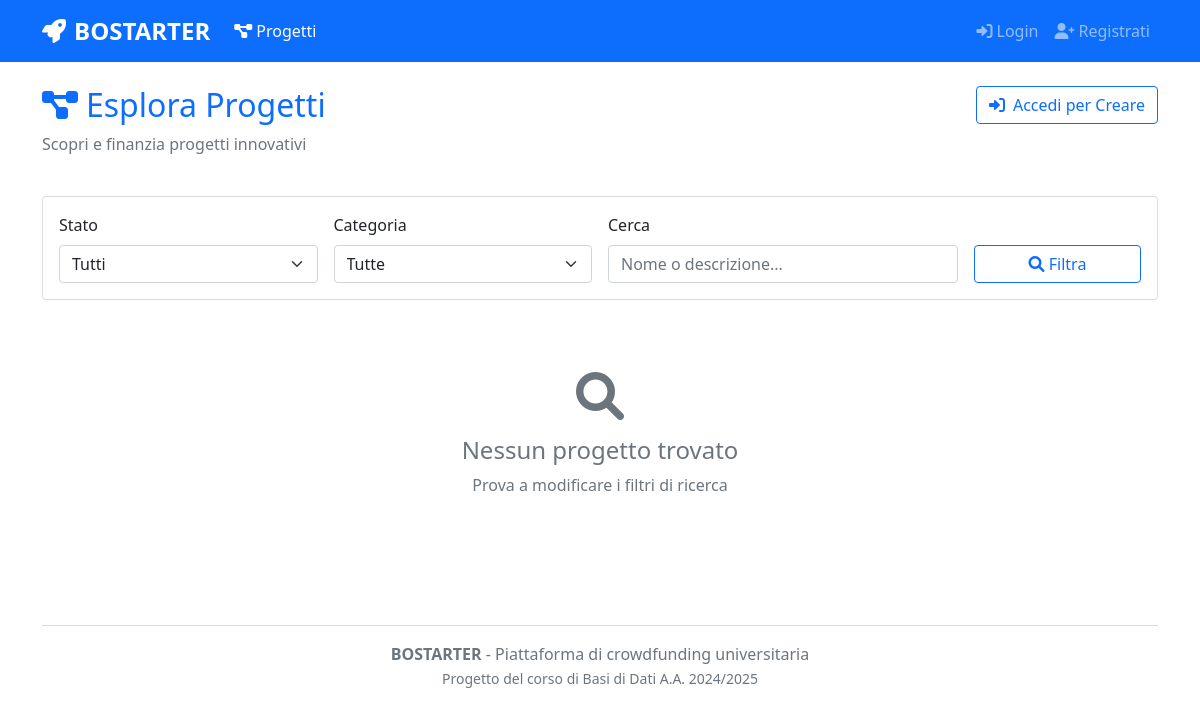
/public/projects.php?category=Software, run on an earlier commit of the app's database.
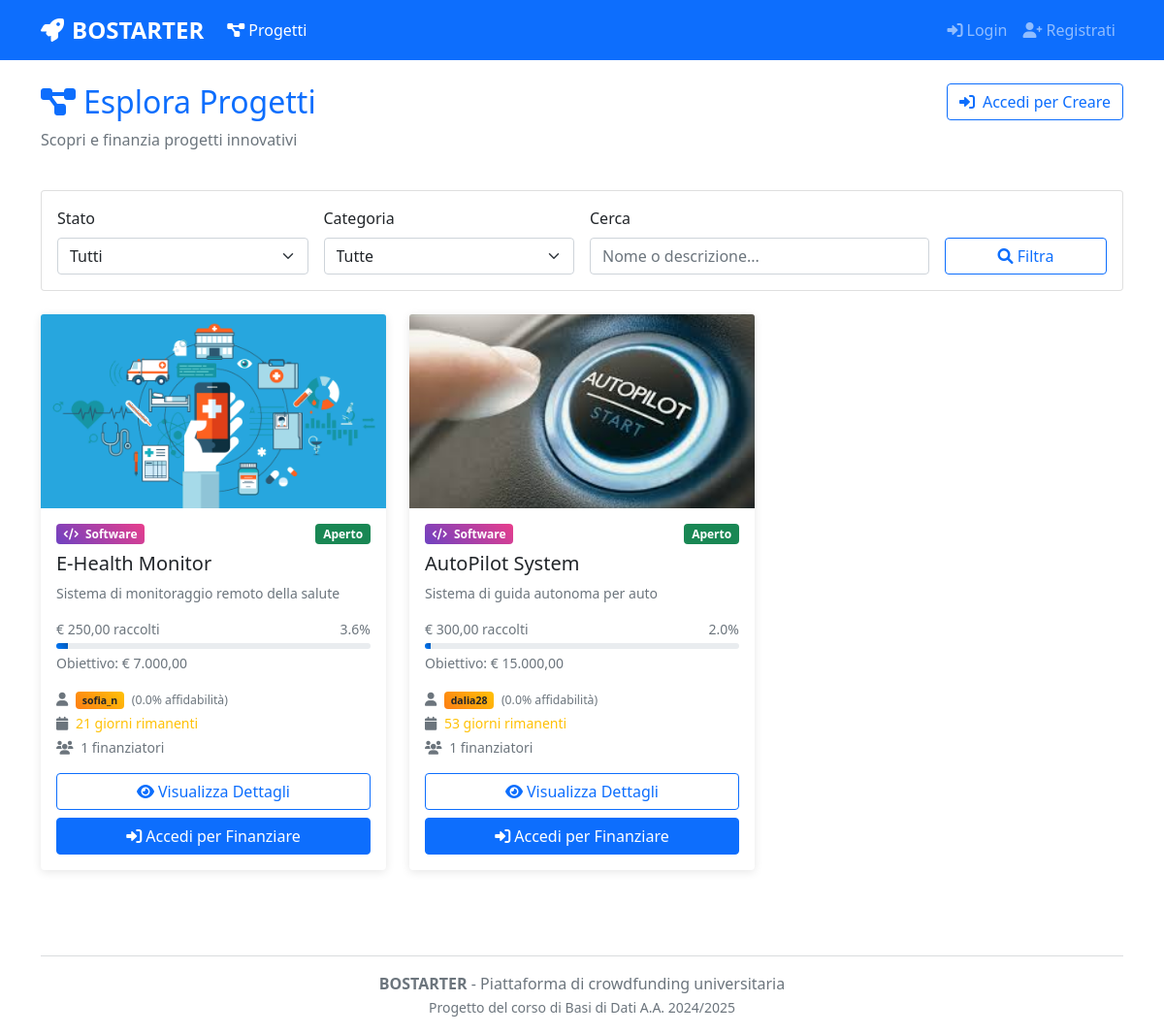
And on a later commit of the database.
### tables this page shows
CREATE TABLE PROGETTO(
    Nome                VARCHAR(100) PRIMARY KEY,
    Descrizione         TEXT NOT NULL,
    Data_Inserimento    DATE NOT NULL,
    Stato               ENUM('aperto', 'chiuso')NOT NULL DEFAULT 'aperto',
    Budget              DECIMAL(10,2) NOT NULL,
    Data_Limite         DATE NOT NULL,
    Tipo                ENUM('Hardware', 'Software') NOT NULL,
    Email_Creatore      VARCHAR(100) NOT NULL,
    FOREIGN KEY (Email_Creatore) REFERENCES CREATORE(Email) ON DELETE CASCADE
);

CREATE TABLE UTENTE(
    Email               VARCHAR(100) PRIMARY KEY,
    Nickname            VARCHAR(50) UNIQUE NOT NULL,
    Password            VARCHAR(255) NOT NULL,
    Nome                VARCHAR(50) NOT NULL,
    Cognome             VARCHAR(50) NOT NULL,
    Anno_Di_Nascita     DATE NOT NULL,
    Luogo_Di_Nascita    VARCHAR(100) NOT NULL
);

CREATE TABLE CREATORE (
    Email           VARCHAR(100) PRIMARY KEY,
    Nr_Progetti     INT DEFAULT 0,
    Affidabilita    FLOAT DEFAULT 0,
    FOREIGN KEY (Email) REFERENCES UTENTE(Email) ON DELETE CASCADE
);

### config/database.php (called while the page is built, shortened)
<?php
class Database {
    private static $instance = null;
    private $conn = null;
    public static function getInstance() {
        if (self::$instance === null) {
            self::$instance = new Database();
        }
        return self::$instance;
    }
    private function connect() {
        try {
            $dsn = "mysql:host=" . DB_HOST . ";dbname=" . DB_NAME . ";charset=" . DB_CHARSET;
            $options = [
                PDO::ATTR_ERRMODE => PDO::ERRMODE_EXCEPTION,
                PDO::ATTR_DEFAULT_FETCH_MODE => PDO::FETCH_ASSOC,
                PDO::ATTR_EMULATE_PREPARES => false,
                PDO::MYSQL_ATTR_INIT_COMMAND => "SET NAMES " . DB_CHARSET
            ];
            $this->conn = new PDO($dsn, DB_USER, DB_PASS, $options);
        } catch(PDOException $e) {
            $error = "❌ Errore connessione database: " . $e->getMessage();
            error_log($error);
            if (DEBUG_MODE) {
                die("<h3>Errore Database</h3><p>$error</p><p><strong>Verifica:</strong><br>
                    - MAMP/XAMPP avviato?<br>
                    - MySQL in running?<br>
                    - Database BOSTARTER creato?<br>
                    - Credenziali corrette in config/database.php?</p>");
            } else {
                die("Errore di sistema. Riprova più tardi.");
            }
        }
    }
    public function query($sql, $params = []) {
        try {
            $stmt = $this->conn->prepare($sql);
            $stmt->execute($params);
            return $stmt;
        } catch(PDOException $e) {
            error_log("Query error: " . $e->getMessage() . " | SQL: " . $sql);
            throw new Exception("Errore database: " . $e->getMessage());
        }
    }
    public function fetchAll($sql, $params = []) {
        return $this->query($sql, $params)->fetchAll();
    }
}
class SessionManager {
    public static function get($key, $default = null) {
        return $_SESSION[$key] ?? $default;
    }
    public static function isLoggedIn() {
        return self::get('user_email') !== null;
    }
}
class Utils {
    public static function formatCurrency($amount) {
        return '€ ' . number_format($amount, 2, ',', '.');
    }
}
?>

### public/projects.php (the view, shortened to what the rows shown need)
<?php
require_once '../config/database.php';
$searchQuery = $_GET['q'] ?? '';
$statusFilter = $_GET['status'] ?? 'all';
$categoryFilter = $_GET['category'] ?? 'all';
$whereClause = "WHERE 1=1";
$params = [];
if ($categoryFilter !== 'all') {
    $whereClause .= " AND p.Tipo = ?";
    $params[] = $categoryFilter;
}
$sql = "
    SELECT
        p.Nome,
        p.Descrizione,
        p.Data_Inserimento,
        p.Stato,
        p.Budget,
        p.Data_Limite,
        p.Tipo AS Categoria,
        u.Nickname AS Creatore,
        c.Affidabilita,
        COALESCE(SUM(f.Importo), 0) AS Totale_Finanziato,
        COUNT(DISTINCT f.ID) AS Num_Finanziatori,
        foto.percorso AS Foto,
        DATEDIFF(p.Data_Limite, CURDATE()) AS Giorni_Rimanenti
    FROM PROGETTO p
    JOIN CREATORE c ON p.Email_Creatore = c.Email
    JOIN UTENTE u ON c.Email = u.Email
    LEFT JOIN FINANZIAMENTO f ON p.Nome = f.Nome_Progetto
    LEFT JOIN FOTO foto ON p.Nome = foto.Nome_Progetto
    $whereClause
    GROUP BY p.Nome, p.Descrizione, p.Data_Inserimento, p.Stato, p.Budget, p.Data_Limite, p.Tipo, u.Nickname, c.Affidabilita, foto.percorso
    ORDER BY p.Data_Inserimento DESC
";
$db = Database::getInstance();
$progetti = $db->fetchAll($sql, $params);
$isLoggedIn = SessionManager::isLoggedIn();
$isCreator = SessionManager::isCreator();
?>
<!DOCTYPE html>
<html lang="it">
<head>
    <link href="https://cdn.jsdelivr.net/npm/bootstrap@5.1.3/dist/css/bootstrap.min.css" rel="stylesheet">
    <link href="https://cdnjs.cloudflare.com/ajax/libs/font-awesome/6.0.0/css/all.min.css" rel="stylesheet">
</head>
<body>
<div class="container mt-4">
    <div class="row mb-4">
        <div class="col-md-8">
            <h1 class="h2 text-primary">
                <i class="fas fa-project-diagram me-2"></i>Esplora Progetti
            </h1>
        </div>
    </div>
    <div class="row">
        <?php if (empty($progetti)): ?>
            <div class="col-12">
                <div class="text-center py-5">
                    <i class="fas fa-search fa-3x text-muted mb-3"></i>
                    <h4 class="text-muted">Nessun progetto trovato</h4>
                    <p class="text-muted">
                        <?php if (!empty($searchQuery) || $statusFilter !== 'all' || $categoryFilter !== 'all'): ?>
                            Prova a modificare i filtri di ricerca
                        <?php else: ?>
                            Non ci sono ancora progetti nella piattaforma
                        <?php endif; ?>
                    </p>
                    <?php if ($isLoggedIn && $isCreator): ?>
                        <a href="dashboard/creator_dashboard.php" class="btn btn-primary">
                            <i class="fas fa-plus me-2"></i>Crea il Primo Progetto
                        </a>
                    <?php endif; ?>
                </div>
            </div>
        <?php else: ?>
            <?php foreach ($progetti as $progetto): ?>
                <?php
                $percentualeCompletamento = $progetto['Budget'] > 0
                    ? min(100, ($progetto['Totale_Finanziato'] / $progetto['Budget']) * 100)
                    : 0;
                $giorniRimanenti = $progetto['Giorni_Rimanenti'];
                $statoClasse = $progetto['Stato'] === 'aperto' ? 'success' : 'secondary';
                ?>
                <div class="col-lg-4 col-md-6 mb-4">
                    <div class="card project-card h-100">
                        <?php
                            $fotoDb = $progetto['Foto'] ?? '';
                            if ($fotoDb !== '') {
                                $src = (strpos($fotoDb, 'img/') === 0)
                                    ? "/Bostarter/{$fotoDb}"
                                    : "/Bostarter/img/{$fotoDb}";
                            } else {
                                $src = null;
                            }
                            ?>
                            <?php if ($src): ?>
                                <img src="<?= htmlspecialchars($src) ?>"
                                    class="card-img-top"
                                    style="height:200px; object-fit:cover;"
                                    alt="<?= htmlspecialchars($progetto['Nome']) ?>">
                            <?php endif; ?>
                        <div class="card-body d-flex flex-column">
                            <div class="d-flex justify-content-between align-items-start mb-2">
                                <span class="badge <?= $progetto['Categoria'] === 'Hardware' ? 'badge-hardware' : 'badge-software' ?> text-white">
                                    <i class="fas fa-<?= $progetto['Categoria'] === 'Hardware' ? 'microchip' : 'code' ?> me-1"></i>
                                    <?= htmlspecialchars($progetto['Categoria']) ?>
                                </span>
                                <span class="badge bg-<?= $statoClasse ?>"><?= ucfirst($progetto['Stato']) ?></span>
                            </div>
                            <h5 class="card-title"><?= htmlspecialchars($progetto['Nome']) ?></h5>
                            <p class="card-text text-muted small flex-grow-1">
                                <?= htmlspecialchars(substr($progetto['Descrizione'], 0, 100)) ?>
                            </p>
                            <div class="mb-3">
                                <div class="d-flex justify-content-between small text-muted mb-1">
                                    <span><?= Utils::formatCurrency($progetto['Totale_Finanziato']) ?> raccolti</span>
                                    <span><?= number_format($percentualeCompletamento, 1) ?>%</span>
                                </div>
                                <div class="progress" style="height: 6px;">
                                    <div class="progress-bar progress-bar-custom"
                                         style="width: <?= $percentualeCompletamento ?>%"></div>
                                </div>
                                <div class="small text-muted mt-1">
                                    Obiettivo: <?= Utils::formatCurrency($progetto['Budget']) ?>
                                </div>
                            </div>
                            <div class="row small text-muted mb-3">
                                <div class="col-12 mb-1">
                                    <i class="fas fa-user me-1"></i>
                                    <span class="creator-badge badge text-dark">
                                        <?= htmlspecialchars($progetto['Creatore']) ?>
                                    </span>
                                    <small class="ms-1">
                                        (<?= number_format($progetto['Affidabilita'] * 100, 1) ?>% affidabilità)
                                    </small>
                                </div>
                                <div class="col-12 mb-1">
                                    <i class="fas fa-calendar me-1"></i>
                                    <?php if ($giorniRimanenti > 0): ?>
                                        <span class="text-warning"><?= $giorniRimanenti ?> giorni rimanenti</span>
                                    <?php else: ?>
                                        <span class="text-danger">Scaduto</span>
                                    <?php endif; ?>
                                </div>
                                <div class="col-12">
                                    <i class="fas fa-users me-1"></i>
                                    <?= $progetto['Num_Finanziatori'] ?> finanziatori
                                </div>
                            </div>
                            <div class="mt-auto">
                                <div class="d-grid gap-2">
                                    <a href="project_detail.php?name=<?= urlencode($progetto['Nome']) ?>"
                                       class="btn btn-outline-primary">
                                        <i class="fas fa-eye me-1"></i>Visualizza Dettagli
                                    </a>
                                    <?php if ($progetto['Stato'] === 'aperto' && $giorniRimanenti > 0): ?>
                                        <?php if ($isLoggedIn): ?>
                                            <a href="fund_project.php?name=<?= urlencode($progetto['Nome']) ?>"
                                               class="btn btn-primary">
                                                <i class="fas fa-heart me-1"></i>Finanzia Progetto
                                            </a>
                                        <?php else: ?>
                                            <a href="../index.html" class="btn btn-primary">
                                                <i class="fas fa-sign-in-alt me-1"></i>Accedi per Finanziare
                                            </a>
                                        <?php endif; ?>
                                    <?php endif; ?>
                                </div>
                            </div>
                        </div>
                    </div>
                </div>
            <?php endforeach; ?>
        <?php endif; ?>
    </div>
</div>
</body>
</html>

What changed in the data, as far as the page shows it:
now on this page (row edited): progetto: shows a picture, Tipo "Software", Stato "Aperto", Nome "E-Health Monitor", Descrizione "Sistema di monitoraggio remoto della salute", Totale_Finanziato "€ 250,00", percentualeCompletamento "3.6", $percentualeCompletamento 3.5714285714286 (drawn), Budget "€ 7.000,00", utente.Nickname "sofia_n", $progetto['Affidabilita']*100 "0.0", giorniRimanenti "21", Num_Finanziatori "1", shows "Accedi per Finanziare"
now on this page (row edited): progetto: shows a picture, Tipo "Software", Stato "Aperto", Nome "AutoPilot System", Descrizione "Sistema di guida autonoma per auto", Totale_Finanziato "€ 300,00", percentualeCompletamento "2.0", $percentualeCompletamento 2 (drawn), Budget "€ 15.000,00", utente.Nickname "dalia28", $progetto['Affidabilita']*100 "0.0", giorniRimanenti "53", Num_Finanziatori "1", shows "Accedi per Finanziare"
Also different on the page:
text no longer shown: "Nessun progetto trovato Prova a modificare i filtri di ricerca"
